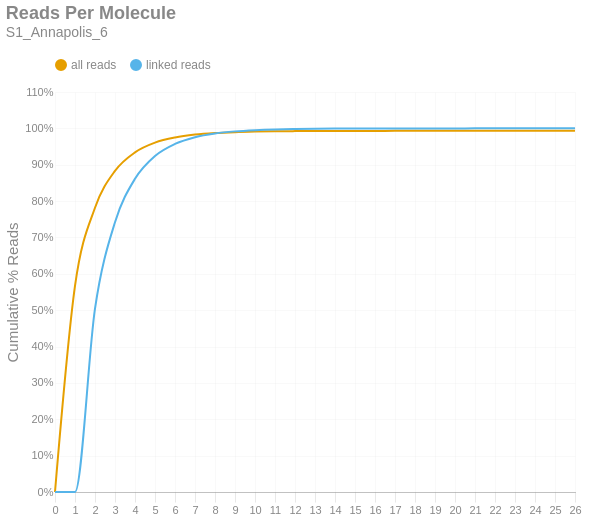

Notebook source saved alongside this figure:
### Markdown cell above
### Reads per Molecule
This chart shows the cumulative distribution of the number of reads per linked molecule. That is, how many alignments are associated with a unique molecule. This excludes the number of reads associated with invalid or absent linked-read barcodes. The `linked` histogram is the percentages recalculated when disregarding singletons.

### Code cell
if SKIPLR:
    print_html(f"Skipped")
else:
    counts = np.bincount(valids['reads'].cast(pl.Int64).to_numpy())
    weighted = counts * np.arange(len(counts))
    all_perc = weighted / n_reads
    linked_perc = weighted / n_linked_reads
    linked_perc[1] = 0
    binned_df = pl.DataFrame({
        'readsper': list(range(len(counts))),
        'all reads (cumsum)': np.cumsum(all_perc).tolist(),
        'linked reads (cumsum)': np.cumsum(linked_perc).tolist(),
    })

    with SafeRender(binned_df):
        (
            density_plot(binned_df, 'Reads Per Molecule', samplename, 'readspmol')
            .encode(
                x=alt.X('readsper:O', title=None).axis(labelAngle=0).scale(padding=0),
                y=alt.Y('value:Q', title='Cumulative % Reads').axis(format='%').stack(False),
                color=alt.Color("key:N").scale(domain=["all reads", "linked reads"]),
                tooltip=[
                    alt.Tooltip("key:N", title="Data Type"),
                    alt.Tooltip("readsper:O", title="Reads Per Molecule"),
                    alt.Tooltip("value:Q", format=".2%", title="% Reads (Cum.)")
                ]            
            )
        ).display()

### Figure 1 — Vega-Lite specification as saved in the notebook (floating-point values rounded to 4 significant figures)
{"width": "container", "height": 400, "config": {"title": {"anchor": "start", "dy": -15, "fontSize": 18, "color": "#888888", "subtitleColor": "#888888", "subtitleFontSize": 14}, "arc": {"fill": "#0072B2"}, "axis": {"domainColor": "#888888", "domainWidth": 0.5, "gridWidth": 0.2, "grid": false, "titleFontWeight": 400, "titleFontSize": 15, "labelFontSize": 11, "labelColor": "#888888", "tickColor": "#888888", "tickWidth": 0.2, "titleColor": "#888888"}, "axisBand": {"grid": false}, "axisX": {"grid": true, "tickSize": 10, "domainCap": "round"}, "axisY": {"domain": false, "grid": true, "tickSize": 0, "domainCap": "round"}, "background": "transparent", "header": {"labelFontSize": 15, "labelColor": "#888888", "titleFontSize": 15, "titleFontWeight": 600, "titleColor": "#888888"}, "legend": {"labelFont": "sans-serif", "labelFontSize": 12, "labelColor": "#888888", "symbolSize": 100, "symbolType": "circle", "titleFontSize": 12, "titlePadding": 10, "titleColor": "#888888", "title": null, "orient": "top"}, "range": {"category": ["#E69F00", "#56B4E9", "#009E73", "#F0E442", "#0072B2", "#D55E00", "#CC79A7", "#000000"], "diverging": ["#cfe8f3", "#a2d4ec", "#73bfe2", "#46abdb", "#1696d2", "#12719e"]}, "area": {"fill": "#0072B2", "fillOpacity": 0.7, "line": true, "strokeOpacity": 0.7}, "line": {"color": "#0072B2", "stroke": "#0072B2", "strokeWidth": 2}, "trail": {"color": "#0072B2", "stroke": "#0072B2", "strokeWidth": 0, "size": 1}, "point": {"filled": true, "fillOpacity": 1.0, "size": 95}, "text": {"color": "#888888", "fontSize": 11, "align": "right", "fontWeight": 400, "size": 11}, "bar": {"fill": "#0072B2", "stroke": null}, "view": {"stroke": null, "continuousWidth": 660, "continuousHeight": 400}}, "data": {"name": "data-48f3a7236b2c2b2ce7831c2572eba2c3"}, "mark": {"type": "line", "interpolate": "monotone", "point": {"opacity": 0, "size": 275}}, "encoding": {"color": {"field": "key", "scale": {"domain": ["all reads", "linked reads"]}, "type": "nominal"}, "tooltip": [{"field": "key", "title": "Data Type", "type": "nominal"}, {"field": "readsper", "title": "Reads Per Molecule", "type": "ordinal"}, {"field": "value", "format": ".2%", "title": "% Reads (Cum.)", "type": "quantitative"}], "x": {"axis": {"labelAngle": 0}, "field": "readsper", "scale": {"padding": 0}, "title": null, "type": "ordinal"}, "y": {"axis": {"format": "%"}, "field": "value", "stack": false, "title": "Cumulative % Reads", "type": "quantitative"}}, "params": [{"name": "param_c36ac31b6afebe62", "select": {"type": "point", "fields": ["key"]}, "bind": "legend"}], "title": {"text": "Reads Per Molecule", "subtitle": "S1_Annapolis_6"}, "transform": [{"fold": ["all reads (cumsum)", "linked reads (cumsum)"]}, {"calculate": "replace(datum.key, ' (cumsum)', '')", "as": "key"}, {"filter": {"param": "param_c36ac31b6afebe62"}}], "usermeta": {"embedOptions": {"downloadFileName": "S1_Annapolis_6.readspmol"}}, "$schema": "https://vega.github.io/schema/vega-lite/v6.1.0.json", "datasets": {"data-48f3a7236b2c2b2ce7831c2572eba2c3": [{"readsper": 0, "all reads (cumsum)": 0.0, "linked reads (cumsum)": 0.0}, {"readsper": 1, "all reads (cumsum)": 0.5667, "linked reads (cumsum)": 0.0}, {"readsper": 2, "all reads (cumsum)": 0.7817, "linked reads (cumsum)": 0.5041}, {"readsper": 3, "all reads (cumsum)": 0.8831, "linked reads (cumsum)": 0.7418}, {"readsper": 4, "all reads (cumsum)": 0.934, "linked reads (cumsum)": 0.8613}, {"readsper": 5, "all reads (cumsum)": 0.9608, "linked reads (cumsum)": 0.924}, {"readsper": 6, "all reads (cumsum)": 0.9749, "linked reads (cumsum)": 0.9571}, {"readsper": 7, "all reads (cumsum)": 0.9828, "linked reads (cumsum)": 0.9757}, {"readsper": 8, "all reads (cumsum)": 0.9872, "linked reads (cumsum)": 0.9859}, {"readsper": 9, "all reads (cumsum)": 0.9896, "linked reads (cumsum)": 0.9917}, {"readsper": 10, "all reads (cumsum)": 0.9911, "linked reads (cumsum)": 0.9951}, {"readsper": 11, "all reads (cumsum)": 0.992, "linked reads (cumsum)": 0.9972}, {"readsper": 12, "all reads (cumsum)": 0.9924, "linked reads (cumsum)": 0.9983}, {"readsper": 13, "all reads (cumsum)": 0.9927, "linked reads (cumsum)": 0.999}, {"readsper": 14, "all reads (cumsum)": 0.9929, "linked reads (cumsum)": 0.9993}, {"readsper": 15, "all reads (cumsum)": 0.993, "linked reads (cumsum)": 0.9996}, {"readsper": 16, "all reads (cumsum)": 0.9931, "linked reads (cumsum)": 0.9998}, {"readsper": 17, "all reads (cumsum)": 0.9931, "linked reads (cumsum)": 0.9999}, {"readsper": 18, "all reads (cumsum)": 0.9931, "linked reads (cumsum)": 0.9999}, {"readsper": 19, "all reads (cumsum)": 0.9931, "linked reads (cumsum)": 0.9999}, {"readsper": 20, "all reads (cumsum)": 0.9931, "linked reads (cumsum)": 1.0}, {"readsper": 21, "all reads (cumsum)": 0.9932, "linked reads (cumsum)": 1.0}, {"readsper": 22, "all reads (cumsum)": 0.9932, "linked reads (cumsum)": 1.0}, {"readsper": 23, "all reads (cumsum)": 0.9932, "linked reads (cumsum)": 1.0}, {"readsper": 24, "all reads (cumsum)": 0.9932, "linked reads (cumsum)": 1.0}, {"readsper": 25, "all reads (cumsum)": 0.9932, "linked reads (cumsum)": 1.0}, {"readsper": 26, "all reads (cumsum)": 0.9932, "linked reads (cumsum)": 1.0}]}}
